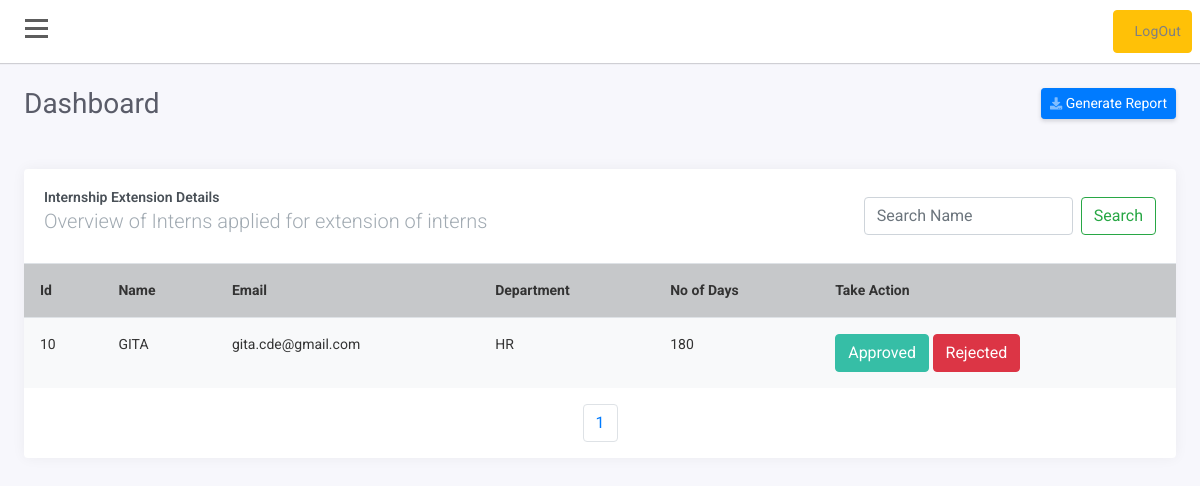
/admin/viewinternextend.php (signed in), run on the app's committed database.
### tables this page shows
CREATE TABLE `internshipextend` (
  `id` int(11) NOT NULL,
  `email` varchar(255) NOT NULL,
  `name` varchar(70) NOT NULL,
  `extenddays` int(70) NOT NULL,
  `dept` varchar(70) NOT NULL
);

### admin/viewinternextend.php (the view, shortened to what this page needs)
<?php
$servername = "localhost";
$username = "root";
$password = "";
$dbname = "intern";
$conn = new mysqli($servername, $username, $password, $dbname);
$page=$_GET["page"];
if($page=="" || $page=="1"){
    $page1=0;
}else{
    $page1=($page*5)-5;
}
?>
<!doctype html>
<html lang="en">
<head>
    <link rel="stylesheet" href="https://stackpath.bootstrapcdn.com/bootstrap/4.1.3/css/bootstrap.min.css"
>
    <link rel="stylesheet" href="https://use.fontawesome.com/releases/v5.7.2/css/all.css"
>
    <link rel="stylesheet" href="css/style.css">
</head>
<body>
    <div id="wrapper">
        <div id="page-content-wrapper">
            <div id="content">
                <div class="container-fluid p-0 px-lg-0 px-md-0">
                    <nav class="navbar navbar-expand navbar-light my-navbar sticky-top">
                        <div type="button" id="bar" class="nav-icon1 hamburger animated fadeInLeft is-closed"
                            data-toggle="offcanvas">
                            <span></span>
                            <span></span>
                            <span></span>
                        </div>
                        <ul class="navbar-nav ml-auto">
                            <li class="nav-item" style="padding: 8px;">
                                <a href="logout.php" class="btn btn-warning" >LogOut</a>
                            </li>
                        </ul>
                    </nav>
                    <div class="container-fluid px-lg-4">
                        <div class="row">
                            <div class="col-md-12 mt-lg-4 mt-4">
                                <div class="d-sm-flex align-items-center justify-content-between mb-4">
                                    <h1 class="h3 mb-0 text-gray-800">Dashboard</h1>
                                    <a href="#" class="d-none d-sm-inline-block btn btn-sm btn-primary shadow-sm"><i
                                            class="fas fa-download fa-sm text-white-50"></i> Generate Report</a>
                                </div>
                            </div>
                            <div class="col-md-12 mt-4">
                                <div class="card">
                                    <div class="card-body">
                                        <div class="d-md-flex align-items-center">
                                            <div>
                                                <h4 class="card-title">Internship Extension Details</h4>
                                                <h5 class="card-subtitle">Overview of Interns applied for extension of interns</h5>
                                            </div>
                                            <form class="form-inline my-2 my-lg-0 ml-auto" method="post" action="">
                                                <input class="form-control mr-sm-2" type="text" name="search" placeholder="Search Name" aria-label="Search">
                                                <button class="btn btn-outline-success my-2 my-sm-0" type="submit">Search</button>
                                            </form>
                                        </div>
                                    </div>
                                    <div class="table-responsive">
                                        <table class="table table-striped bg-light small">
                                            <tr class="table-dark">
                                                <th>Id</th>
                                                <th>Name</th>
                                                <th>Email</th>
                                                <th>Department</th>
                                                <th>No of Days</th>
                                                <th>Take Action</th>
                                            </tr>
                                            <?php
                                           if($_SESSION['legitDepartment']=='ALL'){
                                            if(isset($_POST['search'])){
                                                $searchKey=$_POST['search'];
                                                $sql = "SELECT * FROM `internshipextend` where (`id` like '%$searchKey%'
                                                OR `name` like '%$searchKey%' OR `email` like '%$searchKey%' OR `dept` like '%$searchKey%'  OR `extenddays` like '%$searchKey%')";
                                            }else{
                                                $sql = "SELECT * FROM `internshipextend` limit $page1,5";
                                            }
                                        }else{
                                            if(isset($_POST['search'])){
                                                $searchKey=$_POST['search'];
                                                $sql = "SELECT * FROM `internshipextend` where (`id` like '%$searchKey%'
                                                OR `name` like '%$searchKey%' OR `email` like '%$searchKey%' OR `dept` like '%$searchKey%'  OR `extenddays` like '%$searchKey%')
                                                (AND `dept`='{$_SESSION['legitDepartment']}')";
                                            }else{
                                                $sql = "SELECT * FROM `internshipextend` WHERE `dept`='{$_SESSION['legitDepartment']}'";
                                            }
                                        }
                                            $data = mysqli_query($conn,$sql);
                                                    while($row = $data->fetch_assoc()) {
                                                        echo '<tr>
                                                        <td>'.$row["id"].'</td>
                                                        <td class="text-uppercase">' . $row["name"]. '</td>
                                                        <td>' . $row["email"]. '</td>
                                                        <td>' . $row["dept"]. '</td>
                                                        <td>' . $row["extenddays"].'</td>
                                                        <td>
                                                        <form method="POST" action="">
                                                        <input type="hidden" name="statusid" value="'.$row["id"].'">
                                                        <input type="hidden" name="extenddays" value="'.$row["extenddays"].'">
                                                        <input type="hidden" name="email" value="'.$row["email"].'">
                                                        <button class="btn btn-success" name="approved">Approved</button>
                                                        <button class="btn btn-danger" name="rejected">Rejected</button> </form>
                                                        </td>
                                                        </tr>';
                                                    }
                                            ?>
                                        </table>
                                        <nav aria-label="Page navigation example">
                                            <ul class="pagination justify-content-center">
                                            <?php
                                            if(isset($_POST['search'])){
                                                $searchKey=$_POST['search'];
                                                $sql = "SELECT * FROM internshipextend WHERE name LIKE '%$searchKey%'";
                                            }else{
                                                $sql = "SELECT * FROM internshipextend";
                                            }
                                                $data = mysqli_query($conn,$sql);
                                                if($data){
                                                    $row=mysqli_num_rows($data);
                                                    $a=$row/5;
                                                    $a=ceil($a);
                                                    for($b=1;$b<=$a;$b++){
                                                        echo '<li class="page-item"><a class="page-link" href="viewinternextend.php?page='.$b.'">'.$b.'</a></li>';
                                                    }
                                                }
                                            ?>
                                            </ul>
                                        </nav>
                                    </div>
                                </div>
                            </div>
                        </div>
                    </div>
                </div>
            </div>
        </div>
    </div>
</body>
</html>

### admin/css/style.css (style rules this page uses)
body { position: relative; overflow-x:hidden; background: #f7f7fc; font-family: 'Roboto', sans-serif; }
body, html { height: 100%; }
.navbar-nav > li > a ,.submenu-box ul li a { color:gray!important; text-transform: capitalize; font-size: 14px; padding:10px 10px 10px 20px!important; display: block; font-weight: 400; position: relative; z-index: 2; font-family: 'Roboto', sans-serif; letter-spacing: .2px; }
.navbar-nav li { display:block!important; margin:2px 0px; }
#page-content-wrapper { width: 100%; transition: all 0.5s ease; }
.nav-icon1 { z-index: 999; position:relative; display: block; width:23px; margin:0px 30px 0px 25px; cursor:pointer; height: 25px; }
.nav-icon1 span { position:absolute; top:0; width:100%; height:3px; cursor:pointer; background-color:#5d5d5d; left:0; transform:rotate(0deg); transition:.30s ease-in-out; }
.nav-icon1 span:nth-of-type(1) { top:0; }
.nav-icon1 span:nth-of-type(2) { top:8px; }
.nav-icon1 span:nth-of-type(3) { top:16px; }
.my-navbar { padding:0px; background-color:white; box-shadow: 0 1px 1px 0 rgba(0,0,0,.16); }
.card { margin-bottom: 24px; border:none; box-shadow: 0 0 0.875rem 0 rgba(33,37,41,.05); }
.card-body { flex: 1 1 auto; min-height: 1px; padding: 1.25rem; }
.card-title { font-size: .875rem; color: #495057; }
.text-gray-800 { color: #5a5c69!important; font-size: 1.75rem; font-weight: 400; line-height: 1.2; }
.shadow-sm { box-shadow: 0 .125rem .25rem 0 rgba(58,59,69,.2)!important; }
.btn-sm { padding: .25rem .5rem; font-size: .875rem; line-height: 1.5; border-radius: .2rem; }
.btn-success { color: #fff; background-color: #36bea6; border-color: #36bea6; }
.card .card-title { position: relative; font-weight: 600; margin-bottom: 10px; }
.card .card-subtitle { font-weight: 300; margin-bottom: 10px; color: #a1aab2; margin-top: -0.375rem; }
.table td, .table th { padding: 1rem; font-size:14px; color:#333; vertical-align: top; border-top: 1px solid #dee2e6; }

### data on the page
internshipextend: id "10", name "GITA", email "gita.cde@gmail.com", dept "HR", extenddays "180"
